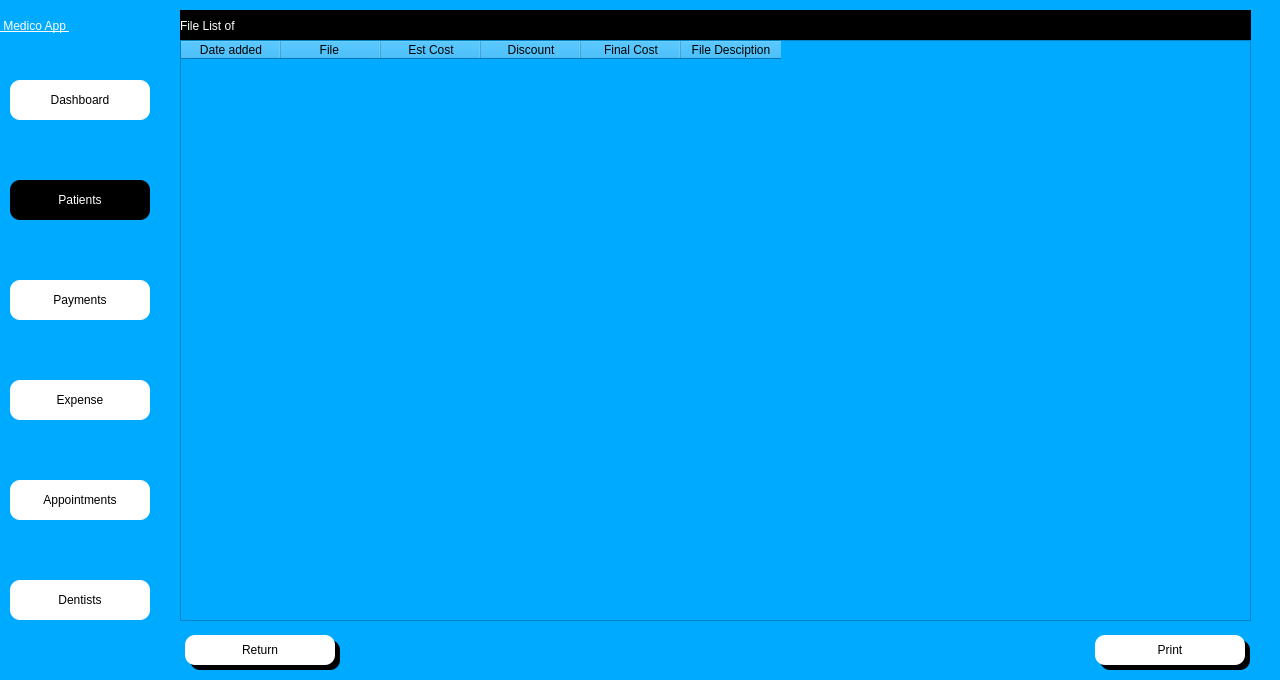
<?xml version="1.0" encoding="UTF-8"?>
<ui version="4.0">
 <class>Dialog</class>
 <widget class="QDialog" name="Dialog">
  <property name="geometry">
   <rect>
    <x>0</x>
    <y>0</y>
    <width>1280</width>
    <height>680</height>
   </rect>
  </property>
  <property name="windowTitle">
   <string>Dialog</string>
  </property>
  <property name="styleSheet">
   <string notr="true">background-color: rgb(0, 170, 255);</string>
  </property>
  <widget class="QWidget" name="side_bar" native="true">
   <property name="geometry">
    <rect>
     <x>0</x>
     <y>0</y>
     <width>160</width>
     <height>681</height>
    </rect>
   </property>
   <property name="styleSheet">
    <string notr="true">
background-color: rgba(170, 170, 255,.5);
</string>
   </property>
   <widget class="QPushButton" name="dash_btn">
    <property name="geometry">
     <rect>
      <x>10</x>
      <y>80</y>
      <width>140</width>
      <height>40</height>
     </rect>
    </property>
    <property name="styleSheet">
     <string notr="true">QPushButton{


font:  14pt &quot;Segoe UI &quot;;
background-color: rgb(255, 255, 255);
border-top-left-radius:10px;
border-bottom-left-radius:10px;
border-top-right-radius:10px;
border-bottom-right-radius:10px;}
QPushButton:hover{
	background-color: rgb(161, 161, 161);
	color: rgb(255, 255, 255);
}
QPushButton:focus{
	background-color: rgb(161, 161, 161);
	color: rgb(255, 255, 255);
}</string>
    </property>
    <property name="text">
     <string>Dashboard</string>
    </property>
    <property name="icon">
     <iconset>
      <normaloff>../Medico_modern/dashboard.png</normaloff>../Medico_modern/dashboard.png</iconset>
    </property>
   </widget>
   <widget class="QPushButton" name="appointment_btn">
    <property name="geometry">
     <rect>
      <x>10</x>
      <y>480</y>
      <width>140</width>
      <height>40</height>
     </rect>
    </property>
    <property name="styleSheet">
     <string notr="true">QPushButton{


font:  14pt &quot;Segoe UI &quot;;
background-color: rgb(255, 255, 255);
border-top-left-radius:10px;
border-bottom-left-radius:10px;
border-top-right-radius:10px;
border-bottom-right-radius:10px;}
QPushButton:hover{
	background-color: rgb(161, 161, 161);
	color: rgb(255, 255, 255);
}
QPushButton:focus{
	background-color: rgb(161, 161, 161);
	color: rgb(255, 255, 255);
}</string>
    </property>
    <property name="text">
     <string>Appointments</string>
    </property>
    <property name="icon">
     <iconset>
      <normaloff>../Medico_modern/appointmentdownload (1).png</normaloff>../Medico_modern/appointmentdownload (1).png</iconset>
    </property>
   </widget>
   <widget class="QPushButton" name="dentist_btn">
    <property name="geometry">
     <rect>
      <x>10</x>
      <y>580</y>
      <width>140</width>
      <height>40</height>
     </rect>
    </property>
    <property name="styleSheet">
     <string notr="true">QPushButton{


font:  14pt &quot;Segoe UI &quot;;
background-color: rgb(255, 255, 255);
border-top-left-radius:10px;
border-bottom-left-radius:10px;
border-top-right-radius:10px;
border-bottom-right-radius:10px;}
QPushButton:hover{
	background-color: rgb(161, 161, 161);
	color: rgb(255, 255, 255);
}
QPushButton:focus{
	background-color: rgb(161, 161, 161);
	color: rgb(255, 255, 255);
}</string>
    </property>
    <property name="text">
     <string>Dentists</string>
    </property>
    <property name="icon">
     <iconset>
      <normaloff>../Medico_modern/dentistimages.png</normaloff>../Medico_modern/dentistimages.png</iconset>
    </property>
   </widget>
   <widget class="QPushButton" name="payment_btn">
    <property name="geometry">
     <rect>
      <x>10</x>
      <y>280</y>
      <width>140</width>
      <height>40</height>
     </rect>
    </property>
    <property name="styleSheet">
     <string notr="true">QPushButton{


font:  14pt &quot;Segoe UI &quot;;
background-color: rgb(255, 255, 255);
border-top-left-radius:10px;
border-bottom-left-radius:10px;
border-top-right-radius:10px;
border-bottom-right-radius:10px;}
QPushButton:hover{
	background-color: rgb(161, 161, 161);
	color: rgb(255, 255, 255);
}
QPushButton:focus{
	background-color: rgb(161, 161, 161);
	color: rgb(255, 255, 255);
}</string>
    </property>
    <property name="text">
     <string>Payments</string>
    </property>
    <property name="icon">
     <iconset>
      <normaloff>../Medico_modern/billingdownload (1).png</normaloff>../Medico_modern/billingdownload (1).png</iconset>
    </property>
   </widget>
   <widget class="QPushButton" name="expense_btn">
    <property name="geometry">
     <rect>
      <x>10</x>
      <y>380</y>
      <width>140</width>
      <height>40</height>
     </rect>
    </property>
    <property name="styleSheet">
     <string notr="true">QPushButton{


font:  14pt &quot;Segoe UI &quot;;
background-color: rgb(255, 255, 255);
border-top-left-radius:10px;
border-bottom-left-radius:10px;
border-top-right-radius:10px;
border-bottom-right-radius:10px;}
QPushButton:hover{
	background-color: rgb(161, 161, 161);
	color: rgb(255, 255, 255);
}
QPushButton:focus{
	background-color: rgb(161, 161, 161);
	color: rgb(255, 255, 255);
}</string>
    </property>
    <property name="text">
     <string>Expense</string>
    </property>
    <property name="icon">
     <iconset>
      <normaloff>../Medico_modern/billingdownload (1).png</normaloff>../Medico_modern/billingdownload (1).png</iconset>
    </property>
   </widget>
   <widget class="QLabel" name="label_4">
    <property name="geometry">
     <rect>
      <x>0</x>
      <y>0</y>
      <width>161</width>
      <height>51</height>
     </rect>
    </property>
    <property name="styleSheet">
     <string notr="true">font: 20pt &quot;MS Shell Dlg 2&quot;;
font: 75 20pt &quot;MS Shell Dlg 2&quot;;
text-decoration: underline;
font: 22pt &quot;MS Shell Dlg 2&quot;;
background-color: rgba(255, 255, 255,0);
color: rgb(255, 255, 255);
</string>
    </property>
    <property name="text">
     <string> Medico App </string>
    </property>
   </widget>
  </widget>
  <widget class="QPushButton" name="patient_btn">
   <property name="geometry">
    <rect>
     <x>10</x>
     <y>180</y>
     <width>140</width>
     <height>40</height>
    </rect>
   </property>
   <property name="styleSheet">
    <string notr="true">
QPushButton{


font:  14pt &quot;Segoe UI &quot;;
background-color: rgb(255, 255, 255);
border-top-left-radius:10px;
border-bottom-left-radius:10px;
border-top-right-radius:10px;
border-bottom-right-radius:10px;

	background-color: rgb(0, 0, 0);
	color: rgb(255, 255, 255);
}

QPushButton:hover{
	background-color: rgb(161, 161, 161);
	color: rgb(255, 255, 255);
}
QPushButton:focus{
	background-color: rgb(0, 0, 0);
	color: rgb(255, 255, 255);
}
</string>
   </property>
   <property name="text">
    <string>Patients</string>
   </property>
   <property name="icon">
    <iconset>
     <normaloff>../Medico_modern/patientdownload .png</normaloff>../Medico_modern/patientdownload .png</iconset>
   </property>
  </widget>
  <widget class="QLabel" name="label">
   <property name="geometry">
    <rect>
     <x>0</x>
     <y>0</y>
     <width>1280</width>
     <height>720</height>
    </rect>
   </property>
   <property name="text">
    <string/>
   </property>
   <property name="pixmap">
    <pixmap>Images/daniel-frank-wKbWAMlHgNo-unsplash.jpg</pixmap>
   </property>
   <property name="scaledContents">
    <bool>true</bool>
   </property>
  </widget>
  <widget class="QLabel" name="files_list">
   <property name="geometry">
    <rect>
     <x>180</x>
     <y>10</y>
     <width>1071</width>
     <height>31</height>
    </rect>
   </property>
   <property name="styleSheet">
    <string notr="true">
color: rgb(255, 255, 255);
background-color: rgb(0, 0, 0);

font:  14pt &quot;Segoe UI &quot;;</string>
   </property>
   <property name="text">
    <string>File List of</string>
   </property>
  </widget>
  <widget class="QTableWidget" name="files_table">
   <property name="geometry">
    <rect>
     <x>180</x>
     <y>40</y>
     <width>1071</width>
     <height>581</height>
    </rect>
   </property>
   <property name="focusPolicy">
    <enum>Qt::ClickFocus</enum>
   </property>
   <property name="styleSheet">
    <string notr="true">background-color: rgba(255, 255, 255,.85);
font:  12pt &quot;Segoe UI &quot;;</string>
   </property>
   <column>
    <property name="text">
     <string>Date added</string>
    </property>
   </column>
   <column>
    <property name="text">
     <string>File </string>
    </property>
   </column>
   <column>
    <property name="text">
     <string>Est Cost</string>
    </property>
   </column>
   <column>
    <property name="text">
     <string>Discount</string>
    </property>
   </column>
   <column>
    <property name="text">
     <string>Final Cost</string>
    </property>
   </column>
   <column>
    <property name="text">
     <string>File Desciption</string>
    </property>
   </column>
  </widget>
  <widget class="QPushButton" name="return_btn">
   <property name="geometry">
    <rect>
     <x>185</x>
     <y>635</y>
     <width>150</width>
     <height>30</height>
    </rect>
   </property>
   <property name="styleSheet">
    <string notr="true">QPushButton{


font:  14pt &quot;Segoe UI &quot;;
background-color: rgb(255, 255, 255);
border-top-left-radius:10px;
border-bottom-left-radius:10px;
border-top-right-radius:10px;
border-bottom-right-radius:10px;}
QPushButton:hover{
	background-color: rgb(161, 161, 161);
	color: rgb(255, 255, 255);
}
QPushButton:focus{
	background-color: rgb(161, 161, 161);
	color: rgb(255, 255, 255);
}</string>
   </property>
   <property name="text">
    <string>Return</string>
   </property>
  </widget>
  <widget class="QLabel" name="label_6">
   <property name="geometry">
    <rect>
     <x>190</x>
     <y>640</y>
     <width>150</width>
     <height>30</height>
    </rect>
   </property>
   <property name="styleSheet">
    <string notr="true">background-color: rgb(0, 0, 0);
font: 12pt &quot;MS Shell Dlg 2&quot;;
border-top-left-radius:10px;
border-bottom-left-radius:10px;
border-top-right-radius:10px;
border-bottom-right-radius:10px;
color: rgb(255, 255, 255);
</string>
   </property>
   <property name="text">
    <string/>
   </property>
  </widget>
  <widget class="QPushButton" name="print_btn">
   <property name="geometry">
    <rect>
     <x>1095</x>
     <y>635</y>
     <width>150</width>
     <height>30</height>
    </rect>
   </property>
   <property name="styleSheet">
    <string notr="true">QPushButton{


font:  14pt &quot;Segoe UI &quot;;
background-color: rgb(255, 255, 255);
border-top-left-radius:10px;
border-bottom-left-radius:10px;
border-top-right-radius:10px;
border-bottom-right-radius:10px;}
QPushButton:hover{
	background-color: rgb(161, 161, 161);
	color: rgb(255, 255, 255);
}
QPushButton:focus{
	background-color: rgb(161, 161, 161);
	color: rgb(255, 255, 255);
}</string>
   </property>
   <property name="text">
    <string>Print</string>
   </property>
  </widget>
  <widget class="QLabel" name="label_7">
   <property name="geometry">
    <rect>
     <x>1100</x>
     <y>640</y>
     <width>150</width>
     <height>30</height>
    </rect>
   </property>
   <property name="styleSheet">
    <string notr="true">background-color: rgb(0, 0, 0);
font: 12pt &quot;MS Shell Dlg 2&quot;;
border-top-left-radius:10px;
border-bottom-left-radius:10px;
border-top-right-radius:10px;
border-bottom-right-radius:10px;
color: rgb(255, 255, 255);
</string>
   </property>
   <property name="text">
    <string/>
   </property>
  </widget>
  <zorder>label</zorder>
  <zorder>side_bar</zorder>
  <zorder>patient_btn</zorder>
  <zorder>files_list</zorder>
  <zorder>files_table</zorder>
  <zorder>label_6</zorder>
  <zorder>return_btn</zorder>
  <zorder>label_7</zorder>
  <zorder>print_btn</zorder>
 </widget>
 <tabstops>
  <tabstop>patient_btn</tabstop>
  <tabstop>payment_btn</tabstop>
  <tabstop>expense_btn</tabstop>
  <tabstop>appointment_btn</tabstop>
  <tabstop>dentist_btn</tabstop>
  <tabstop>print_btn</tabstop>
  <tabstop>return_btn</tabstop>
  <tabstop>dash_btn</tabstop>
 </tabstops>
 <resources/>
 <connections/>
</ui>
